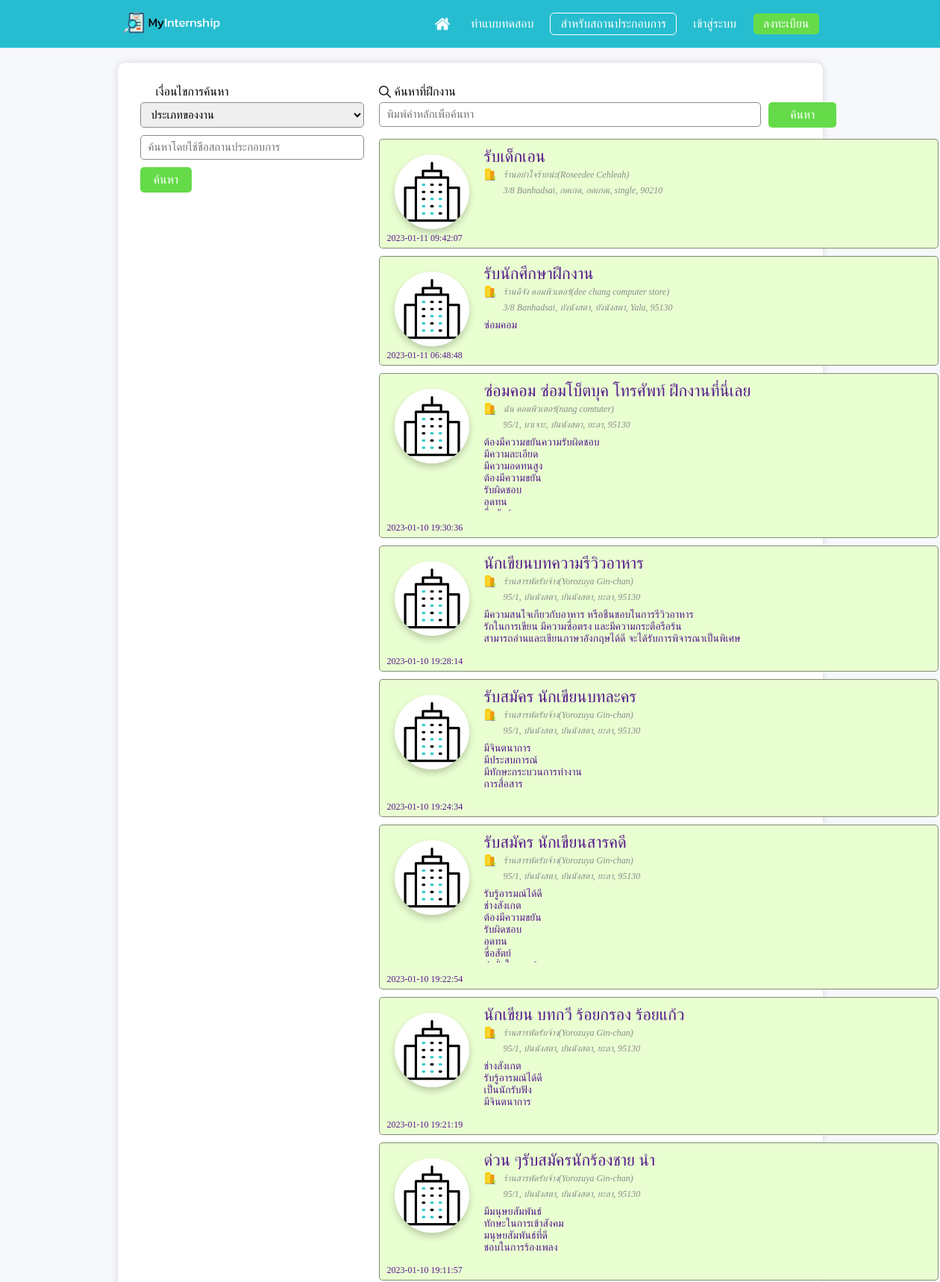
The page /page/student/dashboard.php (upper part) on the database its author committed.
### tables this page shows
CREATE TABLE `post` (
  `p_id` int(10) NOT NULL,
  `p_title` varchar(45) NOT NULL,
  `p_details` varchar(255) NOT NULL,
  `p_date` timestamp NOT NULL DEFAULT current_timestamp(),
  `j_id` int(10) NOT NULL,
  `cp_id` int(10) NOT NULL
);

CREATE TABLE `company` (
  `cp_id` int(10) NOT NULL,
  `cp_nameth` varchar(30) NOT NULL,
  `cp_nameeng` varchar(30) DEFAULT NULL,
  `cp_email` varchar(50) NOT NULL,
  `cp_tel` varchar(20) NOT NULL,
  `cp_jobdetails` text DEFAULT NULL
);

CREATE TABLE `address_company` (
  `ad_id` int(10) NOT NULL,
  `ad_address` varchar(50) NOT NULL,
  `ad_sub_district` varchar(20) NOT NULL,
  `ad_district` varchar(20) NOT NULL,
  `ad_province` varchar(20) NOT NULL,
  `ad_zipcode` varchar(10) NOT NULL
);

### page/student/dashboard.php (the view, shortened to what this page needs)
<?php
    include('../../config/server.php');
?>
<!DOCTYPE html>
<html lang="en">
<head>
    <link rel="stylesheet" href="style/dashboard.css">
</head>
<body>
<header class="header">
        <div class="navbar">
            <div class="logo">
                <a href="../../index.php"><img src="../../pictures/Icon/Logo/logoSTD.png" alt="logo"></a>
            </div>
            <div class="main-menu">
                <a href="../../index.php" class="icon-home"><img src="../../pictures/Icon/home.png" alt="icon home"></a>
                <a href="quiz.php">ทำแบบทดสอบ</a>
                <?php
                    if(isset($_SESSION['user_type'])) {
                        if($_SESSION['user_type'] == 1) {
                            echo '<a href="profile.php"><img class="account-menu-student" src="../../pictures/Icon/user_icon.png" alt=""></a>';
                        }else if($_SESSION['user_type'] == 2){
                            echo '<a href="enterprofile.php" class="menu-register">ลงทะเบียน</a>
                            <a href="../company/profile.php"><img class="account-menu-company" src="../../pictures/Icon/building.png" alt=""></a>';
                        }
                    }else {
                        echo '<a href="../company/enterprofile.php" class="menu-forcompany">สำหรับสถานประกอบการ</a>
                        <a href="../../login.php">เข้าสู่ระบบ</a>
                        <a href="enterprofile.php" class="menu-register">ลงทะเบียน</a>';
                    }
                ?>
            </div>
        </div>
    </header>
    <div class="content content-dashboard">
        <div class="container-search">
            <form action="">
                <div class="container-title-condition">
                    <img src="../../pictures/Icon/filter.png" alt="">
                    <p>เงื่อนไขการค้นหา</p>
                </div>
                <div class="input-group">
                    <div class="input-section">
                        <select name="job_id" class="input">
                            <option value="">ประเภทของงาน</option>
                        </select>
                    </div>
                </div>
                <div class="input-group">
                    <div class="input-section">
                        <input type="text" class="input" name="company-name" placeholder="ค้นหาโดยใช้ชื่อสถานประกอบการ" value="<?php if(isset($_GET['company-name'])) { echo $_GET['company-name']; }?>" >
                    </div>
                </div>
                <div class="input-group" style="justify-content: space-between; margin-top: 5px;">
                    <input type="submit" class="submit" value="ค้นหา">
                </div>
            </form>
        </div>
        <div class="container-search">
            <div class="banner">
                <div class="container-title-search">
                    <img src="../../pictures/Icon/search.png" alt="">
                    <p>ค้นหาที่ฝึกงาน</p>
                </div>
                <form action="" method="get">
                    <div class="input-group">
                        <div class="input-section" style="flex-grow: 10; margin-right: 10px;">
                            <input type="text" class="input" name="keyword" placeholder="พิมพ์คำหลักเพื่อค้นหา" value="<?php if(isset($_GET['keyword'])) {echo $_GET['keyword'];} ?>">
                        </div>
                        <div class="input-section">
                            <input type="submit" class="submit" value="ค้นหา">
                        </div>
                    </div>
                </form>
            </div>
            <?php
                $sql = "SELECT company.cp_id, company.cp_nameth, company.cp_nameeng,address_company.*, post.* from post JOIN company on post.cp_id=company.cp_id JOIN address_company on post.cp_id=address_company.ad_id order by post.p_id desc; ";
                $stmt_load_post = $con->query($sql);
                if($stmt_load_post->execute()) {
                    $stmt_load_post->setFetchMode(PDO::FETCH_ASSOC);
                    foreach($stmt_load_post as $row) {
                        echo '
                            <a href="../company/postfullview.php?post_id='. $row['p_id'] .'">
                                <div class="container-post">
                                    <div class="post">
                                        <div class="icon-company">
                                            <img src="../../pictures/Icon/building.gif" alt="">
                                        </div>
                                        <div class="content-post">
                                            <p class="title-post">'.$row['p_title'].'</p>
                                            <div class="about-company">
                                                <img src="../../pictures/Icon/flat.png" alt="">
                                                <span>'.$row['cp_nameth']. '('.$row['cp_nameeng'].')</span>
                                            </div>
                                            <div class="about-company">
                                                <img src="../../pictures/Icon/location.png" alt="">
                                                <span>'.$row['ad_address'].', '.$row['ad_sub_district'].', '.$row['ad_district'].', '.$row['ad_province'].', '.$row['ad_zipcode'].'</span>
                                            </div>
                                            <p class="details">
                                                '. $row['p_details'] .'
                                            </p>
                                        </div>
                                    </div>
                                    <div class="container-post-date">
                                        <p class="post-date">'. $row['p_date'] .'</p>
                                    </div>
                                </div>
                            </a>
                        ';
                    }
                }
            ?>
        </div>
    </div>
</body>
</html>

### page/student/style/dashboard.css (style rules this page uses)
.content-dashboard { display: flex; flex-direction: row; flex-wrap: nowrap; padding: 20px; }
.container-search { padding: 10px; }
.container-search:last-child { width: 70%; }
.container-title-condition { display: flex; flex-direction: row; flex-wrap: nowrap; align-items: center; }
.container-title-condition img { width: 16px; height: 16px; margin-right: 5px; }
.container-title-search { display: flex; flex-direction: row; flex-wrap: nowrap; align-items: center; }
.container-title-search img { width: 16px; height: 16px; margin-right: 5px; }

### style/main-style.css (style rules this page uses)
* { padding: 0px; margin: 0px; font-family: kanit; box-sizing: border-box; }
body { background-color: #F7F8FB; }
a { text-decoration: none; }

### style/navbar.css (style rules this page uses)
a { text-decoration: none; }
.header { width: 100%; box-sizing: border-box; padding: 10px 0; background-color: #27BDD0; display: flex; justify-content: center; }
.navbar { width: 75%; height: 100%; color: white; display: flex; justify-content: space-between; align-items: center; }
.logo { width: 3.5vw; height: 3.5vw; }
.header .navbar .logo img { height: 90%; width: auto; }
.main-menu { list-style-type: none; display: flex; justify-content: flex-end; align-items: center; }
.main-menu a { display: block; color: #fff; border-radius: 5px; font-size: 16px; font-weight: 350; padding: 5px 13px; margin: 0px 5px; transition: .3s; }
.main-menu .icon-home { display: flex; padding: 5px; margin-right: 5px; justify-content: center; align-items: center; }
.main-menu a img { width: 20px; height: auto; }
.menu-forcompany { outline: 1px solid white; padding-top: -2px; }
.menu-register { background-color: #65DB49; }

### style/content.css (style rules this page uses)
.content { width: 75%; box-sizing: border-box; margin: 20px auto; background-color: white; border-radius: 10px; box-shadow: 0 0 10px rgba(0, 0, 0, 0.15); }

### style/input_text.css (style rules this page uses)
.input-group { display: flex; flex-direction: row; flex-wrap: wrap; }
.input-section { display: flex; flex-direction: column; flex-grow: 1; margin: 5px 0px; position: relative; }
.input { border: 1px solid #8B8B8B; border-radius: 5px; outline: none; padding: 7px 10px; font-size: 15px; font-weight: 300; text-overflow: ellipsis; transition: 0.3s; min-width: 300px; }
.submit { padding: 8px 18px; border-radius: 5px; border: none; background-color: #65DB49; box-sizing: border-box; font-size: 16px; color: white; text-align: center; }
.input { width: 100%; }

### style/post.css (style rules this page uses)
.container-post { display: flex; flex-direction: column; background-color: #E9FFD1; border: 1px solid rgba(0, 0, 0, 0.45); border-radius: 5px; margin: 10px 0px; min-width: 750px; }
.post { display: flex; flex-direction: row; flex-wrap: nowrap; }
.icon-company { display: flex; flex-direction: column; justify-content: start; align-items: center; padding: 20px 10px 0px 20px; }
.icon-company img { width: 100px; height: 100px; border-radius: 50%; box-shadow: 0 5px 10px rgba(0, 0, 0, 0.2); }
.content-post { display: flex; flex-direction: column; padding: 10px 10px; flex-grow: 1; }
.content-post .title-post { font-size: 22px; font-weight: 500; color: #551A8B; }
.content-post .about-company { display: flex; flex-direction: row; flex-wrap: nowrap; align-items: center; padding: 3px 0px; }
.content-post .about-company img { width: 16px; margin-right: 10px; }
.content-post .about-company span { color: #8B8B8B; font-style: italic; font-size: 12px; font-weight: 300; }
.content-post .details { margin-top: 5px; text-align: justify; font-weight: 300; max-height: 100px; overflow-y: auto; font-size: 14px; padding-right: 10px; color: #551A8B; }
.container-post-date { display: flex; justify-content: left; padding-top: 5px; padding-left: 10px; color: #551A8B; padding-bottom: 5px; }
.container-post-date .post-date { font-size: 12px; font-weight: 300; }

### rows shown on the page
post: p_title "รับเด็กเอน", cp.cp_nameth "ร้านอย่าใจร้ายน่ะ", cp.cp_nameeng "Roseedee Cehleah", address_company.ad_address "3/8 Banhadsai", address_company.ad_sub_district "กดเกด", address_company.ad_district "กดเกดเ", address_company.ad_province "single", address_company.ad_zipcode "90210", p_date "2023-01-11 09:42:07"
post: p_title "รับนักศึกษาฝึกงาน", cp.cp_nameth "ร้านดีจัง คอมพิวเตอร์", cp.cp_nameeng "dee chang computer store", address_company.ad_address "3/8 Banhadsai", address_company.ad_sub_district "บังนังสตา", address_company.ad_district "บังนังสตา", address_company.ad_province "Yala", address_company.ad_zipcode "95130", p_details "ซ่อมคอม", p_date "2023-01-11 06:48:48"
post: p_title "ซ่อมคอม ซ่อมโบ็ตบุค โทรศัพท์ ฝึกงานที่นี่เลย", cp.cp_nameth "นัน คอมพิวเตอร์", cp.cp_nameeng "nang comtuter", address_company.ad_address "95/1", address_company.ad_sub_district "บาเจาะ", address_company.ad_district "บันนังสตา", address_company.ad_province "ยะลา", address_company.ad_zipcode "95130", p_details "ต้องมีความขยันความรับผิดชอบ มีความละเอียด มีความอดทนสูง ต้องมีความขยัน รับผิดชอบ อดทน", p_date "2023-01-10 19:30:36"
post: p_title "นักเขียนบทความรีวิวอาหาร", cp.cp_nameth "ร้านสารพัดรับจ้าง", cp.cp_nameeng "Yorozuya Gin-chan", address_company.ad_address "95/1", address_company.ad_sub_district "บันนังสตา", address_company.ad_district "บันนังสตา", address_company.ad_province "ยะลา", address_company.ad_zipcode "95130", p_details "มีความสนใจเกี่ยวกับอาหาร หรือชื่นชอบในการรีวิวอาหาร รักในการเขียน มีความซื่อตรง และมีความกระตือรือร้น สามารถอ่านและเขียนภาษาอังกฤษได้ดี จะได้รับการพิจารณาเป็นพิเศษ", p_date "2023-01-10 19:28:14"
post: p_title "รับสมัคร นักเขียนบทละคร", cp.cp_nameth "ร้านสารพัดรับจ้าง", cp.cp_nameeng "Yorozuya Gin-chan", address_company.ad_address "95/1", address_company.ad_sub_district "บันนังสตา", address_company.ad_district "บันนังสตา", address_company.ad_province "ยะลา", address_company.ad_zipcode "95130", p_details "มีจินตนาการ มีประสบการณ์ มีทักษะกระบวนการทำงาน การสื่อสาร", p_date "2023-01-10 19:24:34"
post: p_title "รับสมัคร นักเขียนสารคดี", cp.cp_nameth "ร้านสารพัดรับจ้าง", cp.cp_nameeng "Yorozuya Gin-chan", address_company.ad_address "95/1", address_company.ad_sub_district "บันนังสตา", address_company.ad_district "บันนังสตา", address_company.ad_province "ยะลา", address_company.ad_zipcode "95130", p_details "รับรู้อารมณ์ได้ดี ช่างสังเกต ต้องมีความขยัน รับผิดชอบ อดทน ซื่อสัตย์", p_date "2023-01-10 19:22:54"
post: p_title "นักเขียน บทกวี ร้อยกรอง ร้อยแก้ว", cp.cp_nameth "ร้านสารพัดรับจ้าง", cp.cp_nameeng "Yorozuya Gin-chan", address_company.ad_address "95/1", address_company.ad_sub_district "บันนังสตา", address_company.ad_district "บันนังสตา", address_company.ad_province "ยะลา", address_company.ad_zipcode "95130", p_details "ช่างสังเกต รับรู้อารมณ์ได้ดี เป็นนักรับฟัง มีจินตนาการ", p_date "2023-01-10 19:21:19"
post: p_title "ด่วน ๆรับสมัครนักร้องชาย นำ", cp.cp_nameth "ร้านสารพัดรับจ้าง", cp.cp_nameeng "Yorozuya Gin-chan", address_company.ad_address "95/1", address_company.ad_sub_district "บันนังสตา", address_company.ad_district "บันนังสตา", address_company.ad_province "ยะลา", address_company.ad_zipcode "95130", p_details "มีมนุษยสัมพันธ์ ทักษะในการเข้าสังคม มนุษยสัมพันธ์ที่ดี ชอบในการร้องเพลง", p_date "2023-01-10 19:11:57"
